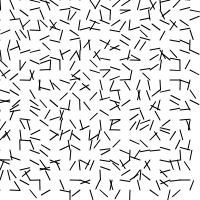
Frame 1 (no input)
Frame 60 (no input): identical to frame 1, image omitted
Frame 120 (the mouse pressed at the canvas centre since frame 60): identical to frame 1, image omitted

The p5.js sketch that drew this single still picture (run headless with seeded random() and noise() and a simulated clock; from frame 60 on, the mouse is pressed at the canvas centre):

// p5.js sketch
// ── sketch.js
// kopie Zustand wie in
// Coding Rainbow Live #46: Perlin Noise and Flow Fields, 2:01:50
// https://youtu.be/sor1nwNIP9A

var inc = 0.1;
var scl = 10;
var cols, rows;

// check framerate
var fr;

function setup() {
  createCanvas( 200, 200 );
  pixelDensity( 1 ); // ignore retina display density
  cols = floor( width / scl );
  rows = floor( height / scl );

  fr = createP('');
}

function draw() {
  background( 255 );
  randomSeed(10);

  var yoff = 0;
  for ( var y = 0; y < rows; y++ ) {
    var xoff = 0;
    for ( var x = 0; x < cols; x++ ) {
      var index = ( x + y * width ) * 4 ;
      var r = noise( xoff, yoff ) * 255;
      var v = p5.Vector.fromAngle( random( 2*PI )); 
      xoff += inc;
      noFill();
      stroke( 0 );
      push();
      translate( x * scl, y * scl );
      rotate( v.heading());
      line( 0, 0, scl, 0 );

      pop();
    }
    yoff += inc;
  }

  fr.html(floor(frameRate()));
}
